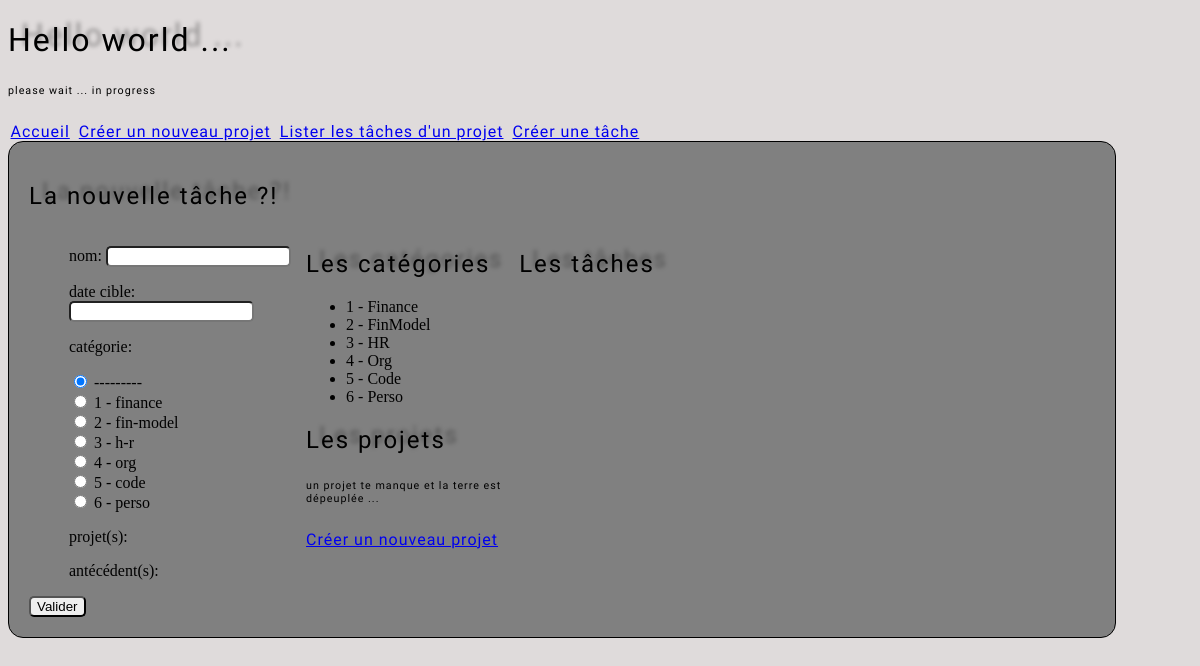
The app's page /task-create/, older data.
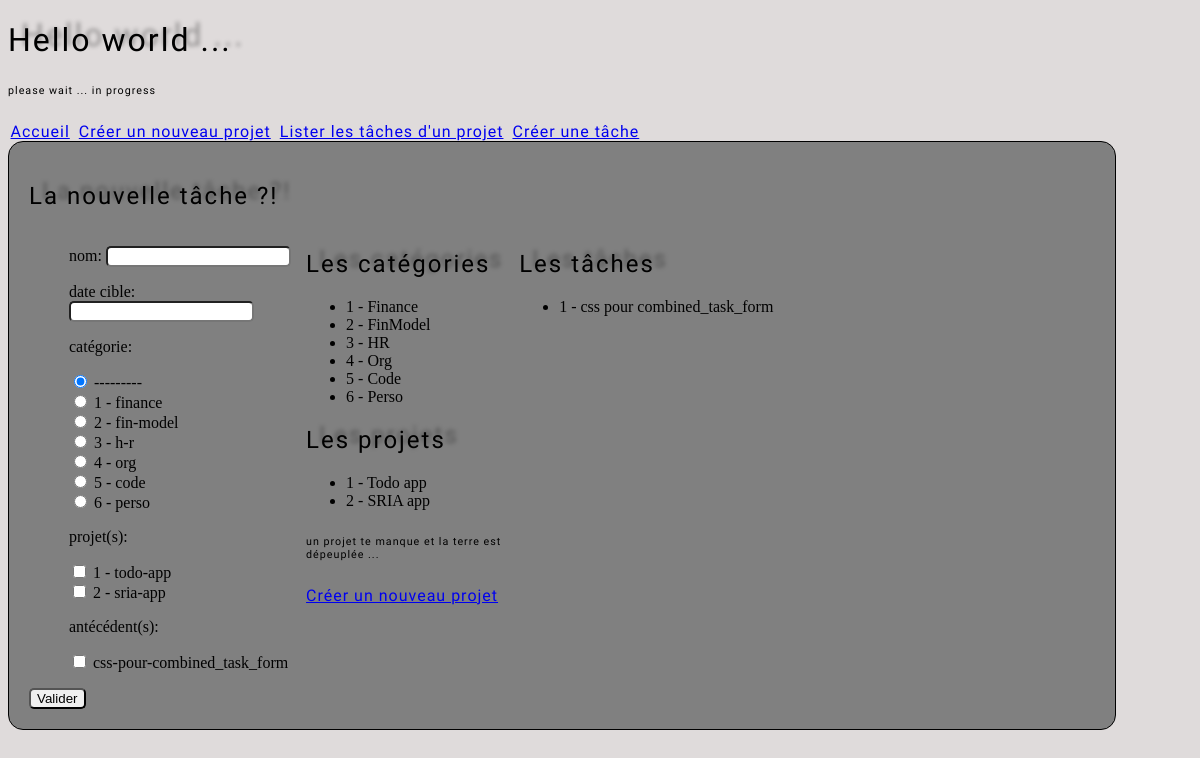
The same page, newer data.
### todo/models.py (models this page shows, shortened)
class Category (models.Model):
  name= models.CharField(max_length=225, unique=True)
  slug= models.SlugField(max_length=225, unique=True, blank=True)
  def __str__(self):
    return f"{self.id} - {self.slug}"

class Project (models.Model):
  name= models.CharField(max_length=225, unique=True)
  slug= models.SlugField(max_length=225, unique=True, blank=True)
  target_project_date= models.DateField(default=get_default_target_date)
  def __str__(self):
    return f"{self.id} - {self.slug}"

class Task (models.Model):
  name= models.CharField(max_length=225)
  slug= models.SlugField(max_length=225, unique=True, blank=True)
  target_date= models.DateField()
  done= models.BooleanField(default=False)
  category= models.ForeignKey(Category, on_delete=models.CASCADE, related_name="tasks", null=True, blank=True)
  projects= models.ManyToManyField(Project, related_name='tasks', blank=True)
  antecedents =models.ManyToManyField('self', related_name='dependents', symmetrical=False, blank=True)
  def __str__(self):
    return self.slug

### todo/views.py (the view, shortened to what this page needs)
# urls.py: path('task-create/', TaskCreateView.as_view(), name='task-create'),
class TaskCreateView(FormView):
  template_name='todo/combined_task_form.html'
  form_class=TaskCreateForm
  success_url = reverse_lazy('index')
  def get_context_data(self, **kwargs):
    context=super().get_context_data(**kwargs)
    context['categories_list']=Category.objects.all()
    context['projects_list']=Project.objects.all()
    context['tasks_list']=Task.objects.all()
    return context

### todo/forms.py
class TaskCreateForm(forms.ModelForm):
  class Meta:
    model= Task
    fields = ['name', 'target_date', 'category', 'projects', 'antecedents']
    labels = {'name':'nom', 'target_date':'date cible', 'category':'catégorie', 'projects':'projet(s)', 'antecedents':'antécédent(s)'}
    widgets = {'category': forms.RadioSelect(), 'projects':forms.CheckboxSelectMultiple(), 'antecedents':forms.CheckboxSelectMultiple}

### todo/templates/todo/combined_task_form.html (shortened to what this page needs)
{% extends 'index.html' %} {% load static %}
{% block content %}
<div class="grid">
  <h2>La nouvelle tâche ?!</h2>
  <div class="grid-container">
    <form method="post">
      <ul>
        {{ form.as_p }}
      </ul>
      <button type="submit">Valider</button>
    </form>
    <div class="sub-grid-container">
      <h2>Les catégories</h2>
      <ul>
        {% for object in categories_list %}
        <li>{{ object.id }} - {{ object.name }}</li>
        {% endfor %}
      </ul>
      <h2>Les projets</h2>
      <ul>
        {% for object in projects_list %}
        <li>{{ object.id }} - {{ object.name }}</li>
        {% endfor %}
      </ul>
      <h6>un projet te manque et la terre est dépeuplée ...</h6>
      <a href="{% url 'project-create' %}">Créer un nouveau projet</a>
    </div>
    <div class="sub-grid-container">
      <h2>Les tâches</h2>
      <ul>
        {% for object in tasks_list %}
        <li>{{ object.id }} - {{ object.name }}</li>
        {% endfor %}
      </ul>
    </div>
  </div>
</div>
{% endblock %}

Row changes from the older to the newer data that the page shows:
added Project: id "1", name "Todo app"
added Project: id "2", name "SRIA app"
added Task: id "1", name "css pour combined_task_form"
Text that changed along with them:
form field projects: (not shown) → "☐ ☐"
form field antecedents: (not shown) → "☐"
text no longer shown: "nom: date cible: catégorie: --------- 1 - finance 2 - fin-model 3 - h-r 4 - org 5 - code 6 - perso projet(s): antécédent(s):"
text now shown: "nom: date cible: catégorie: --------- 1 - finance 2 - fin-model 3 - h-r 4 - org 5 - code 6 - perso projet(s): 1 - todo-app 2 - sria-app antécédent(s): css-pour-combined_task_form"
